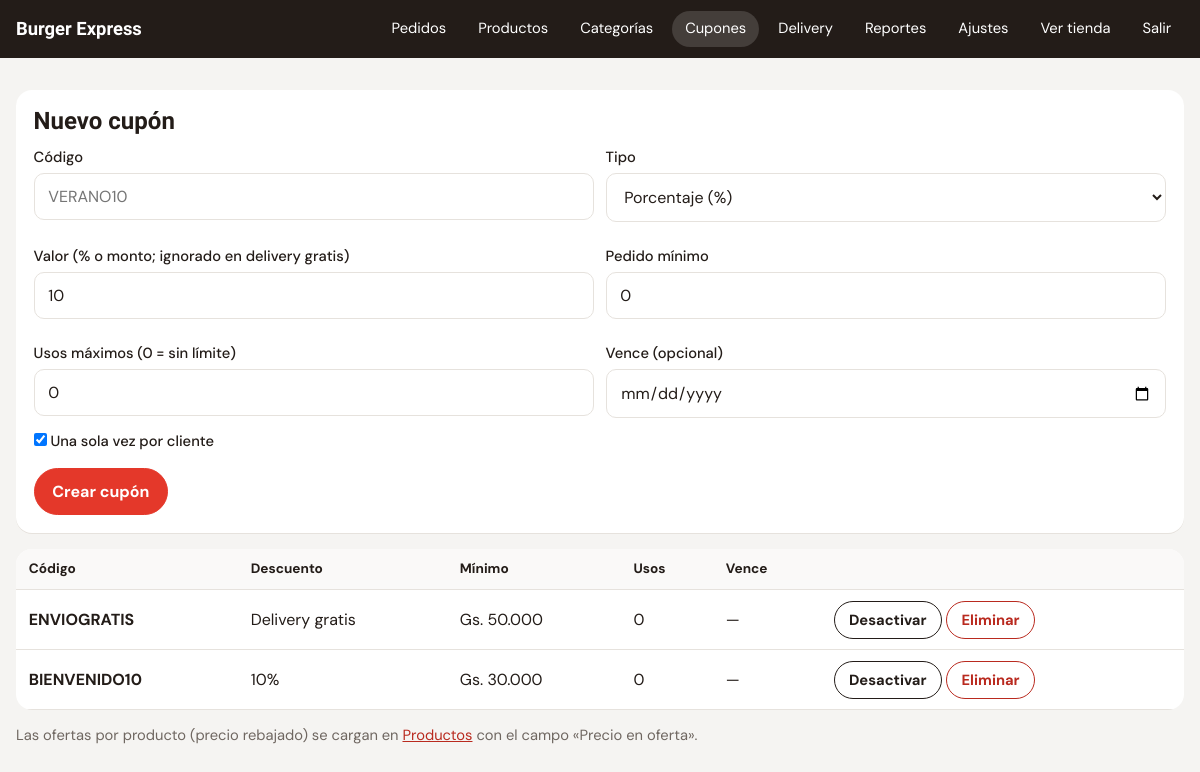
Page /admin/cupones.php (signed in) on the committed database.
### tables this page shows
CREATE TABLE cupones (
  id INT AUTO_INCREMENT PRIMARY KEY,
  codigo VARCHAR(30) NOT NULL UNIQUE,
  tipo ENUM('porcentaje','monto','envio_gratis') NOT NULL,
  valor DECIMAL(12,0) NOT NULL DEFAULT 0,
  minimo DECIMAL(12,0) NOT NULL DEFAULT 0,
  usos_max INT NOT NULL DEFAULT 0,
  usos INT NOT NULL DEFAULT 0,
  uno_por_usuario TINYINT(1) NOT NULL DEFAULT 1,
  vence DATE NULL,
  activo TINYINT(1) NOT NULL DEFAULT 1
);

### includes/functions.php (called while the page is built, shortened)
<?php
function db(): PDO {
    static $pdo;
    if (!$pdo) {
        $pdo = new PDO('mysql:host=' . DB_HOST . ';dbname=' . DB_NAME . ';charset=utf8mb4', DB_USER, DB_PASS, [
            PDO::ATTR_ERRMODE => PDO::ERRMODE_EXCEPTION,
            PDO::ATTR_DEFAULT_FETCH_MODE => PDO::FETCH_ASSOC,
        ]);
        $pdo->exec("SET time_zone = '" . (new DateTime())->format('P') . "'");
    }
    return $pdo;
}
function e($s): string { return htmlspecialchars((string)$s, ENT_QUOTES, 'UTF-8'); }
function cfg(string $k, string $d = ''): string {
    static $c;
    if ($c === null) $c = db()->query("SELECT clave, valor FROM configuracion")->fetchAll(PDO::FETCH_KEY_PAIR);
    return $c[$k] ?? $d;
}
function money($n): string { return cfg('moneda', 'Gs.') . ' ' . number_format((float)$n, 0, ',', '.'); }

### admin/cupones.php (the view, shortened to what this page needs)
<?php
require_once __DIR__ . '/_layout.php';
$pdo = db();
$rows = $pdo->query("SELECT * FROM cupones ORDER BY activo DESC, id DESC")->fetchAll();
adm_head('Cupones', 'cupones'); ?>
<form method="post" class="card">
  <h2>Nuevo cupón</h2>
  <div class="two">
    <label>Código<input name="codigo" required maxlength="30" placeholder="VERANO10" style="text-transform:uppercase"></label>
    <label>Tipo<select name="tipo"><option value="porcentaje">Porcentaje (%)</option><option value="monto">Monto fijo</option><option value="envio_gratis">Delivery gratis</option></select></label>
    <label>Valor (% o monto; ignorado en delivery gratis)<input type="number" name="valor" min="0" value="10"></label>
    <label>Pedido mínimo<input type="number" name="minimo" min="0" value="0"></label>
    <label>Usos máximos (0 = sin límite)<input type="number" name="usos_max" min="0" value="0"></label>
    <label>Vence (opcional)<input type="date" name="vence"></label>
  </div>
  <label><input type="checkbox" name="uno" checked> Una sola vez por cliente</label>
  <button class="btn btn-primary" style="margin-top:1rem">Crear cupón</button>
</form>
<div class="tbl-wrap"><table class="tbl">
  <tr><th>Código</th><th>Descuento</th><th>Mínimo</th><th>Usos</th><th>Vence</th><th></th></tr>
  <?php foreach ($rows as $c): ?>
  <tr style="<?= $c['activo'] ? '' : 'opacity:.55' ?>">
    <td><b><?= e($c['codigo']) ?></b></td>
    <td><?= $c['tipo'] === 'porcentaje' ? (int)$c['valor'] . '%' : ($c['tipo'] === 'monto' ? money($c['valor']) : 'Delivery gratis') ?></td>
    <td><?= money($c['minimo']) ?></td>
    <td><?= (int)$c['usos'] ?><?= $c['usos_max'] ? ' / ' . (int)$c['usos_max'] : '' ?></td>
    <td><?= $c['vence'] ? date('d/m/Y', strtotime($c['vence'])) : '—' ?></td>
    <td>
      <form method="post" class="inline"><input type="hidden" name="csrf" value="<?= csrf() ?>"><input type="hidden" name="accion" value="toggle"><input type="hidden" name="id" value="<?= $c['id'] ?>">
        <button class="btn btn-small"><?= $c['activo'] ? 'Desactivar' : 'Activar' ?></button></form>
      <form method="post" class="inline" onsubmit="return confirm('¿Eliminar el cupón?')">
        <button class="btn btn-small btn-danger">Eliminar</button></form>
    </td>
  </tr>
  <?php endforeach; ?>
</table></div>
<p class="muted">Las ofertas por producto (precio rebajado) se cargan en <a href="productos.php">Productos</a> con el campo «Precio en oferta».</p>

### assets/css/style.css (style rules this page uses)
:root { --ketchup:#E4382A; --ketchup-d:#B92A1F; --mustard:#FFB81C; --pickle:#2E8B57; --ink:#231C18; --muted:#6F6761; --line:#E6E2DD; --bg:#F5F4F2; --card:#fff; --r:16px; --r-s:10px; font-family:'DM Sans',system-ui,sans-serif; color:var(--ink); }
* { box-sizing:border-box }
html { scroll-behavior:smooth;scroll-padding-top:130px }
body { margin:0;background:var(--bg);line-height:1.45;padding-bottom:env(safe-area-inset-bottom) }
h1,h2,h3,.brand { font-family:'Bricolage Grotesque',sans-serif;margin:0;line-height:1.1 }
a { color:var(--ketchup-d) }
.muted { color:var(--muted);font-size:.92rem }
.btn { display:inline-flex;align-items:center;justify-content:center;gap:.4rem;border:1.5px solid var(--ink);background:#fff;color:var(--ink); padding:.75rem 1.1rem;border-radius:999px;font:700 1rem 'DM Sans',sans-serif;cursor:pointer;text-decoration:none;min-height:46px }
.btn-primary { background:var(--ketchup);border-color:var(--ketchup);color:#fff }
.btn-small { padding:.45rem .9rem;min-height:38px;font-size:.92rem }
.btn-danger { color:var(--ketchup-d);border-color:var(--ketchup-d) }
label { display:block;font-weight:500;font-size:.92rem;margin:.8rem 0 0 }
input,select,textarea { display:block;width:100%;margin-top:.3rem;padding:.75rem .85rem;border:1.5px solid var(--line);border-radius:var(--r-s); font:400 1rem 'DM Sans',sans-serif;background:#fff;color:var(--ink) }
input[type=checkbox],input[type=radio] { display:inline-block;width:auto;margin:0 }
.card { background:var(--card);border-radius:var(--r);padding:1.1rem;margin:1rem 0;box-shadow:0 1px 0 var(--line) }
.tbl { width:100%;border-collapse:collapse;background:#fff;border-radius:var(--r);overflow:hidden }
.tbl th,.tbl td { padding:.65rem .8rem;border-bottom:1px solid var(--line);text-align:left;vertical-align:middle }
.tbl th { background:#faf9f8;font-size:.85rem }
.tbl-wrap { overflow-x:auto }
.two { display:grid;grid-template-columns:1fr 1fr;gap:.7rem }
.inline { display:inline }

### rows in the picture
cupones: codigo "ENVIOGRATIS", tipo "Delivery gratis", minimo "Gs. 50.000", usos "0", activo "Desactivar"
cupones: codigo "BIENVENIDO10", valor "10", minimo "Gs. 30.000", usos "0", activo "Desactivar"

### other values in the picture
cfg('nombre_local') "Burger Express"
$lbl "Pedidos"
$lbl "Productos"
$lbl "Categorías"
$lbl "Cupones"
$lbl "Delivery"
$lbl "Reportes"
$lbl "Ajustes"
